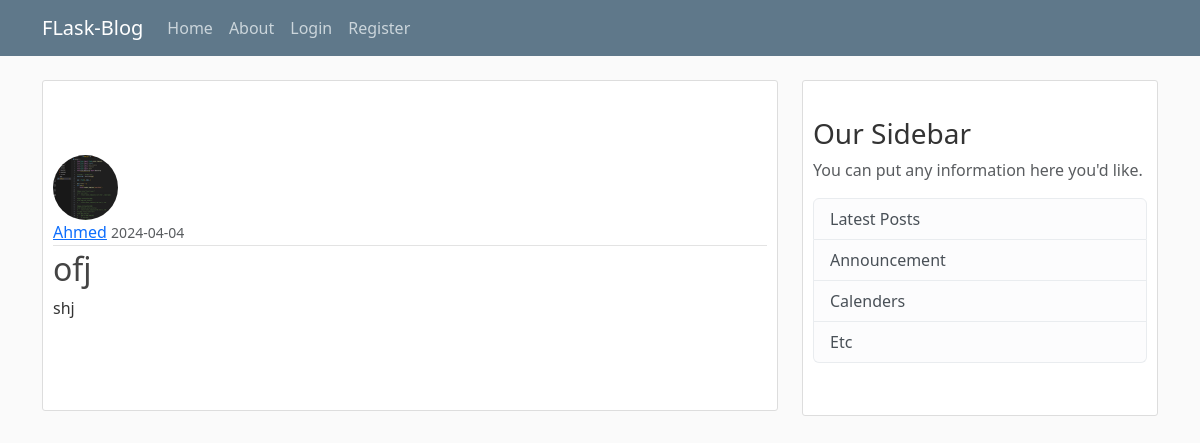
/post/1, run on an earlier commit of the app's database.
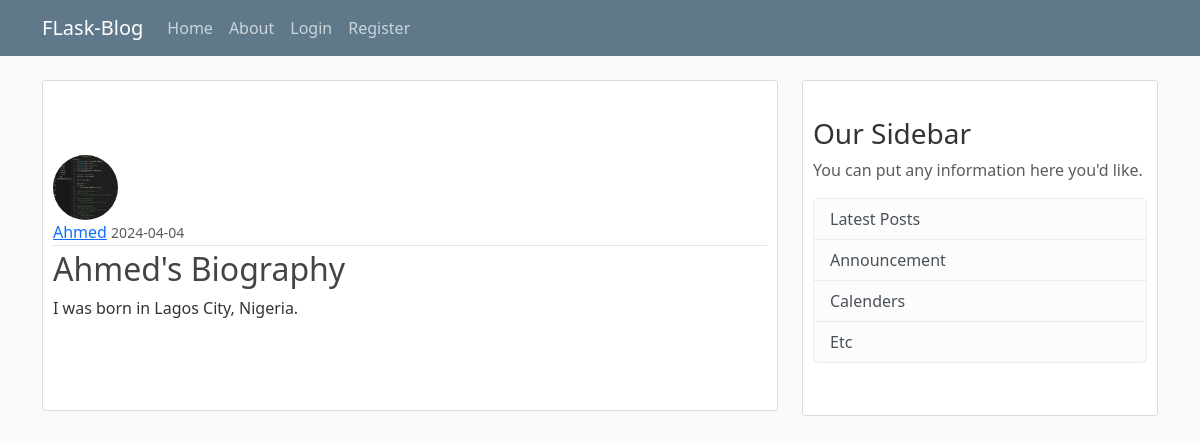
And on a later commit of the database.
### flaskblog/models.py (models this page shows, shortened)
class Post(db.Model):
    id =  db.Column(db.Integer, primary_key=True)
    title = db.Column(db.String(100), nullable=False)
    date_posted = db.Column(db.DateTime, nullable=False, default=datetime.utcnow)
    content = db.Column(db.Text, nullable=False)
    user_id = db.Column(db.Integer, db.ForeignKey('user.id'), nullable=False)

### flaskblog/routes.py (the view)
@app.route("/post/<int:post_id>")
def post(post_id):
    post = Post.query.get_or_404(post_id)
    return render_template('post.html', title=post.title, post=post)

### flaskblog/templates/post.html (shortened to what this page needs)
{% extends "layout.html" %}
{% block content%}
    <article class="media content-section">
        <img class="rounded-circle article-img" src="{{ url_for('static', filename='profile_pics/' + post.author.image_file)}}">
        <div class="media-body">
            <div class="article-metadata">
                <a class="mr-2" href="#">{{ post.author.username }}</a>
                <small class="text-muted">{{ post.date_posted.strftime('%Y-%m-%d') }}</small>
            </div>
            <h2 class="article-title">{{post.title }}</h2>
            <p class="article-content">{{ post.content }}</p>
        </div>
    </article>
{% endblock content %}

What changed in the data, as far as the page shows it:
changed Post: title "ofj" → "Ahmed's Biography"; content "shj" → "I was born in Lagos City, Nigeria."
